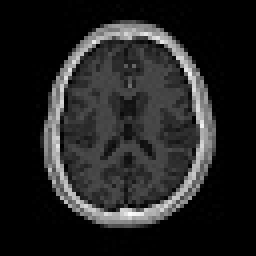
#> input picture qt_Molecular/entrada2.jpg, 64 x 64 px (shown 4 times larger)
$ python Elimbar.py
#> lines starting #> are read from the running program, lines starting #| are printed output that depends on the picture
### qt_Molecular/kmedoids.py
import numpy as np
import random

def kMedoids(D, k, tmax=100):
    # determine dimensions of distance matrix D
    m, n = D.shape

    if k > n:
        raise Exception('too many medoids')

    # find a set of valid initial cluster medoid indices since we
    # can't seed different clusters with two points at the same location
    valid_medoid_inds = set(range(n))
    invalid_medoid_inds = set([])
    rs,cs = np.where(D==0)
    # the rows, cols must be shuffled because we will keep the first duplicate below
    index_shuf = list(range(len(rs)))
    np.random.shuffle(index_shuf)
    rs = rs[index_shuf]
    cs = cs[index_shuf]
    for r,c in zip(rs,cs):
        # if there are two points with a distance of 0...
        # keep the first one for cluster init
        if r < c and r not in invalid_medoid_inds:
            invalid_medoid_inds.add(c)
    valid_medoid_inds = list(valid_medoid_inds - invalid_medoid_inds)

    if k > len(valid_medoid_inds):
        raise Exception('too many medoids (after removing {} duplicate points)'.format(
            len(invalid_medoid_inds)))

    # randomly initialize an array of k medoid indices
    M = np.array(valid_medoid_inds)
    np.random.shuffle(M)
    M = np.sort(M[:k])

    # create a copy of the array of medoid indices
    Mnew = np.copy(M)

    # initialize a dictionary to represent clusters
    C = {}
    for t in range(tmax):
        # determine clusters, i. e. arrays of data indices
        J = np.argmin(D[:,M], axis=1)
        for kappa in range(k):
            C[kappa] = np.where(J==kappa)[0]
        # update cluster medoids
        for kappa in range(k):
            J = np.mean(D[np.ix_(C[kappa],C[kappa])],axis=1)
            j = np.argmin(J)
            Mnew[kappa] = C[kappa][j]
        np.sort(Mnew)
        # check for convergence
        if np.array_equal(M, Mnew):
            break
        M = np.copy(Mnew)
    else:
        # final update of cluster memberships
        J = np.argmin(D[:,M], axis=1)
        for kappa in range(k):
            C[kappa] = np.where(J==kappa)[0]

    # return results
    return M, C

### qt_Molecular/Elimbar.py
# -*- coding: utf-8 -*-
"""
Created on Mon Jul 15 10:12:05 2019

@author: melvin
"""

import numpy as np
from matplotlib import pyplot as plt
import cv2
import time
from scipy.spatial.distance import cdist
from sklearn.cluster import KMeans

from sklearn.cluster import DBSCAN
import kmedoids
from sklearn.metrics.pairwise import pairwise_distances

import numpy as np
import cv2
img = cv2.imread("entrada2.jpg",1)
#> img is the input picture: shape (64, 64, 3); min 0, max 252, mean 34.9
height, width, channels = img.shape
#> height = 64; width = 64; channels = 3

print(img.shape)
#| (64, 64, 3)
image = img.reshape(-1, img.shape[-1])

#data = np.arange(60).reshape(20,3)

int_T=int((height*width)/3.0)
#> int_T = 1365
print(height,width,int_T)
#| 64 64 1365

data = np.arange(height*width-1).reshape(int_T,3)


# distance matrix
D = pairwise_distances(data, metric='euclidean')

# split into 2 clusters
M, C = kmedoids.kMedoids(D, 5)
#> M = [134, 405, 678, 951, 1226]
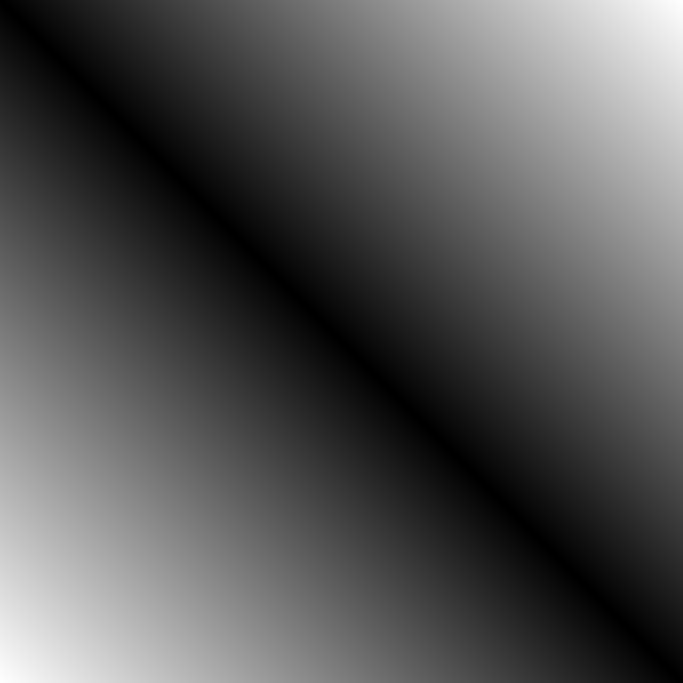
#> D: shape (1365, 1365) float64 (shown at 1/2 size); min 0, max 7087.6, mean 2364.2; drawn with min black and max white

print("______________________")
print('medoids:')

for point_idx in M:
    print( data[point_idx] )

print('')
print('clustering result:')
num=0
for label in C:
    for point_idx in C[label]:
        print('label {0}:　{1}'.format(label, data[point_idx]))
        num+=1
#> after the loop, num = 1365
print(num)

kmeansImage = np.zeros(img.shape[:2], dtype=np.uint8)
